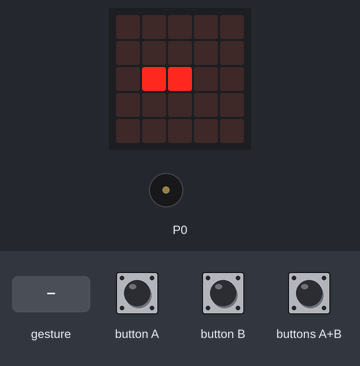
The program below on a simulated BBC micro:bit (MakeCode). On the bench: the board's 5×5 LED display, buzzer (waves = sounding). Inputs (shaded band) come from the test bench. Random numbers come from a fixed seed; a tilt is held for 1.5 s and a shake lasts 1 s, then the board lies face up again; the short countdown, score and lost-life animations are approximate.

Above: at 1.2 s.
1.3 s: button A pressed for 0.15 s
At 1.83 s:
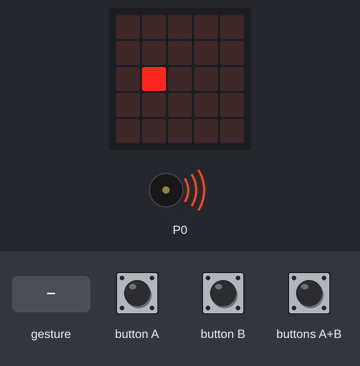
2.0 s: buttons A+B pressed for 0.15 s
At 2.35 s:
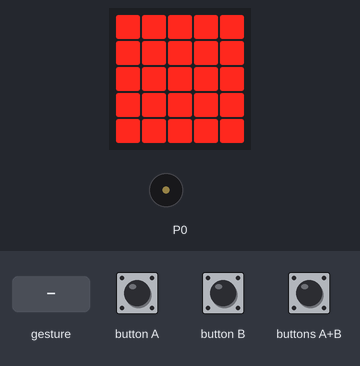
2.7 s: button B pressed for 0.15 s
3.4 s: gesture 'shake'
At 5.7 s:
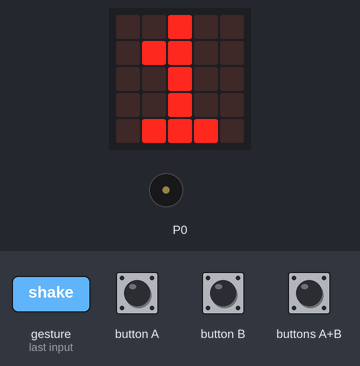
6.4 s: button B pressed for 0.15 s
At 6.68 s:
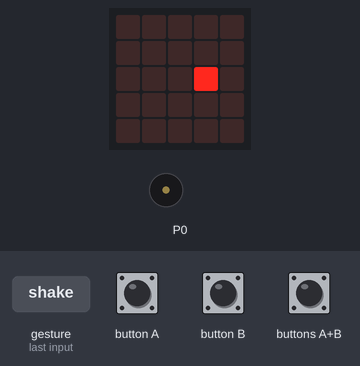
7.1 s: button B pressed for 0.15 s
At 7.64 s:
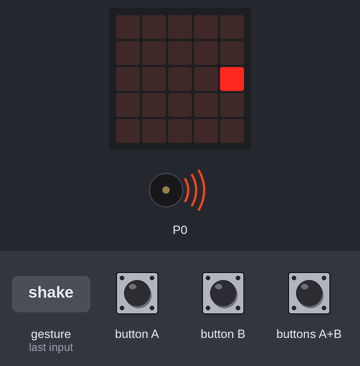
Timing chart, 0 to 8.8 s (numbered marks = the images above; inputs shaded):
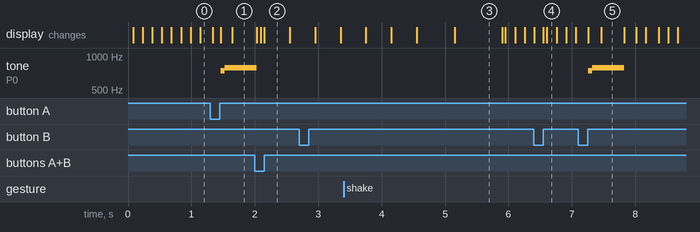

The program:

main.ts
```typescript
enum RadioMessage {
    message1 = 49434
}
input.onButtonPressed(Button.A, function () {
    スプライト.move(-1)
})
input.onGesture(Gesture.Shake, function () {
    basic.showNumber(game.score())
})
input.onButtonPressed(Button.AB, function () {
    basic.showLeds(`
        # # # # #
        # # # # #
        # # # # #
        # # # # #
        # # # # #
        `)
    control.waitMicros(500)
    basic.showLeds(`
        . . . . .
        # # # # #
        # # # # #
        # # # # #
        # # # # #
        `)
    control.waitMicros(500)
    basic.showLeds(`
        . . . . .
        . . . . .
        # # # # #
        # # # # #
        # # # # #
        `)
    control.waitMicros(500)
    basic.showLeds(`
        . . . . .
        . . . . .
        . . . . .
        # # # # #
        # # # # #
        `)
    control.waitMicros(500)
    basic.showLeds(`
        . . . . .
        . . . . .
        . . . . .
        . . . . .
        # # # # #
        `)
    control.waitMicros(500)
    basic.showLeds(`
        . . . . .
        . . . . .
        . . . . .
        . . . . .
        . . . . .
        `)
    game.setScore(0)
    basic.showIcon(IconNames.Yes)
})
input.onButtonPressed(Button.B, function () {
    スプライト.move(1)
})
let スプライト: game.LedSprite = null
スプライト = game.createSprite(2, 2)
let お宝 = game.createSprite(randint(0, 4), 2)
お宝.set(LedSpriteProperty.Blink, 1)
basic.forever(function () {
    if (スプライト.isTouching(お宝)) {
        game.addScore(1)
        music.play(music.tonePlayable(740, music.beat(BeatFraction.Eighth)), music.PlaybackMode.UntilDone)
        music.play(music.tonePlayable(784, music.beat(BeatFraction.Whole)), music.PlaybackMode.UntilDone)
        お宝.delete()
        お宝 = game.createSprite(randint(0, 4), 2)
        お宝.set(LedSpriteProperty.Blink, 1)
    }
})
```

test.ts
```typescript
// テストはここに来ます。このパッケージが拡張機能として使用されるときにはコンパイルされません。
```

Measured:
- after the input at 1.3 s, tone on P0: silent → 740 Hz after 0.16 s, → 784 Hz 0.07 s later
- after the input at 7.1 s, tone on P0: silent → 740 Hz after 0.16 s, → 784 Hz 0.07 s later, → silent 0.50 s later
- what the display in image 2 shows lasts 0.4 s, from 2.2 s to 2.6 s
- what the display in image 3 shows lasts 0.7 s, from 5.2 s to 5.9 s
